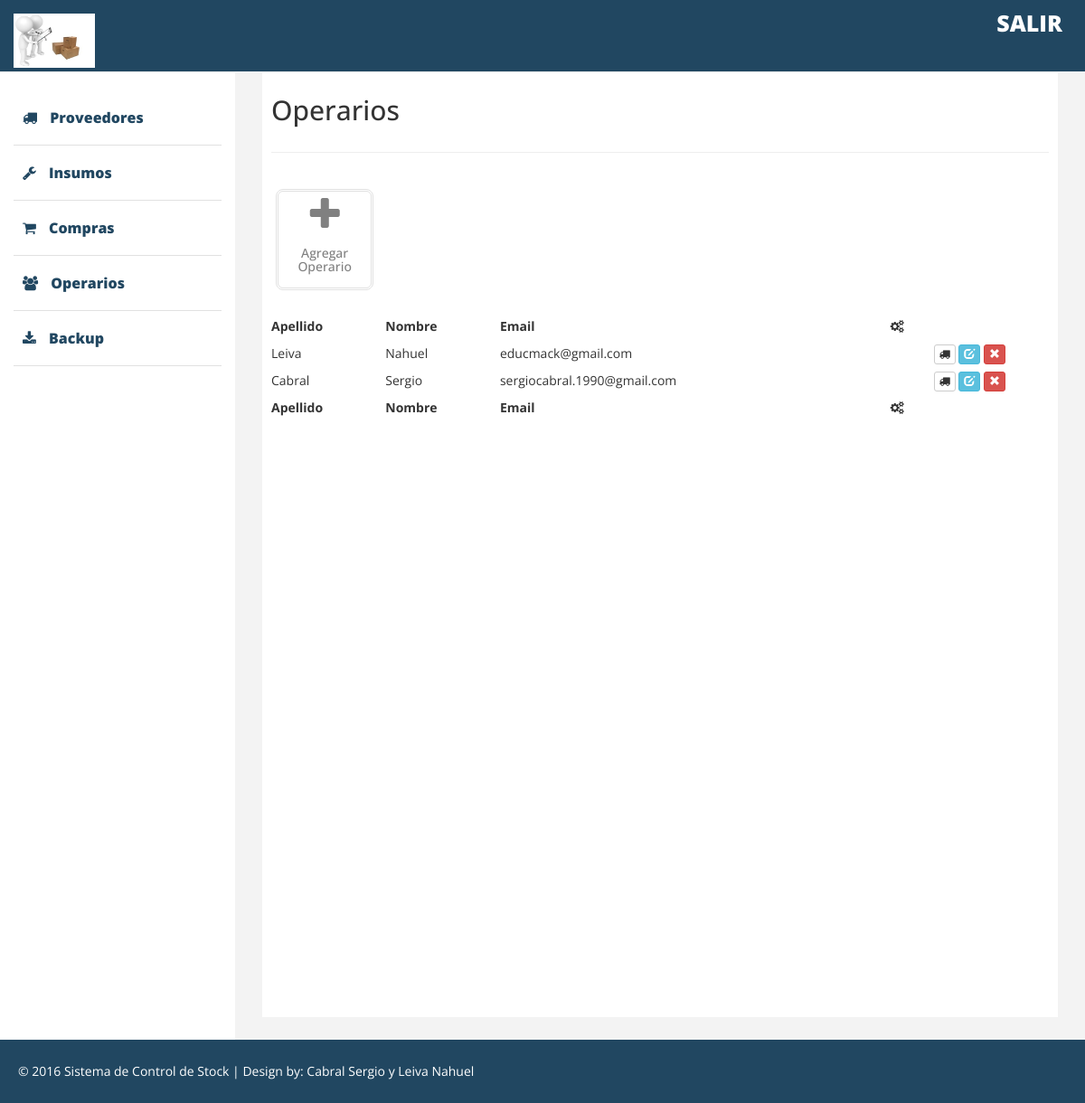
Page /index.php/operarios/Operarios_view on the earlier database version.
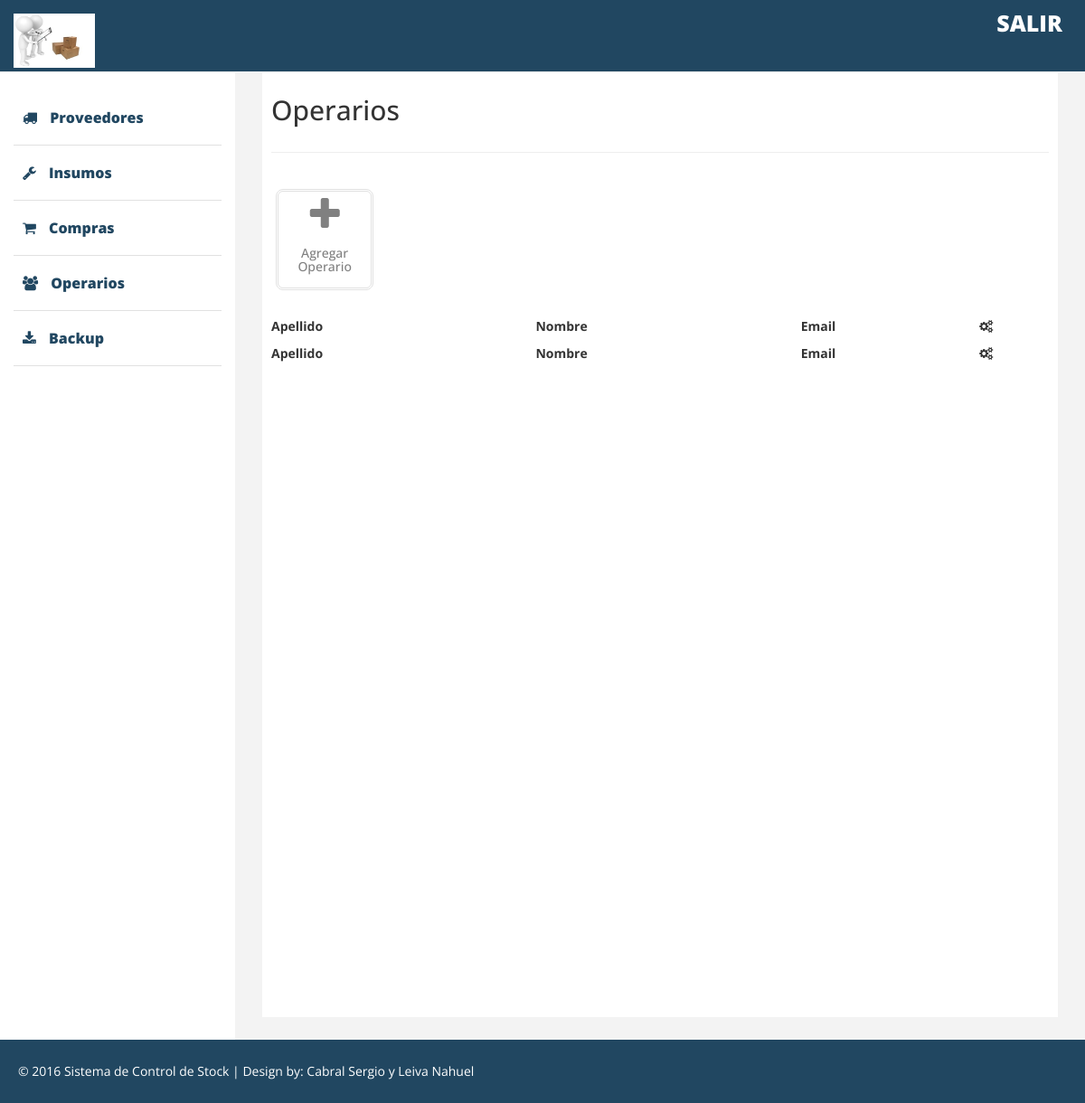
Same page on the later database version.
### tables this page shows
CREATE TABLE IF NOT EXISTS `operarios` (
  `id_operario` bigint(20) unsigned NOT NULL AUTO_INCREMENT,
  `email` varchar(60) NOT NULL,
  `pass` varchar(60) NOT NULL,
  `apellido` varchar(60) NOT NULL,
  `nombre` varchar(60) NOT NULL,
  `foto_operario` varchar(100) DEFAULT NULL,
  PRIMARY KEY (`id_operario`),
  UNIQUE KEY `id_usuario` (`id_operario`)
);

### application/controllers/Operarios.php (called while the page is built, shortened)
<?php
class Operarios extends CI_Controller {
	public function Operarios_view()
	{
		$this->load->model('Operarios_model');
        $data['operarios'] = $this->Operarios_model->obtenerOperarios();
		$this->load->view('operarios_view',$data);
	}
}

### index.php (called while the page is built, shortened)
<?php
require_once BASEPATH.'core/CodeIgniter.php';

### application/models/Operarios_model.php (called while the page is built, shortened)
<?php
class Operarios_model extends CI_Model {
    public function obtenerOperarios() {
        $query = $this->db->query('SELECT * FROM operarios');
        return $query->result();
    }
}

### application/views/operarios_view.php (the view, shortened to what this page needs)
<!DOCTYPE html>
<html xmlns="http://www.w3.org/1999/xhtml">
    <head>
        <link href="<?php echo base_url('assets/css/bootstrap.css'); ?>" rel="stylesheet" />
        <link href="<?php echo base_url('assets/css/font-awesome.min.css'); ?>" rel="stylesheet" type="text/css"/>
        <link href="<?php echo base_url('assets/css/custom.css'); ?>" rel="stylesheet" />
        <link href="<?php echo base_url('assets/css/jquery.dataTables.min.css'); ?>" rel="stylesheet" />
    </head>
    <body>
        <?php include 'navbar.php'; ?>
        <div id="page-wrapper" >
            <div id="page-inner">
                <div class="row">
                    <div class="col-md-12">
                        <h2>Operarios</h2>
                    </div>
                </div>
                <hr />
                <div class="row text-center pad-top" style="margin-bottom: 20px;">
                    <div class="col-lg-2 col-md-2 col-sm-2 col-xs-6">
                        <div class="div-square">
                            <a href="<?php echo base_url('Operarios/agregaroperario_view'); ?>" >
                                <i class="fa fa-plus fa-3x"></i>
                                <h5>Agregar Operario</h5>
                            </a>
                        </div>
                    </div>
                </div>
                <table id="operarios" class="display" cellspacing="0" width="100%">
                    <thead>
                        <tr>
                            <th>Apellido</th>
                            <th>Nombre</th>
                            <th>Email</th>
                            <th><i class="fa fa-cogs" aria-hidden="true"></i></th>
                        </tr>
                    </thead>
                    <tfoot>
                        <tr>
                            <th>Apellido</th>
                            <th>Nombre</th>
                            <th>Email</th>
                            <th><i class="fa fa-cogs" aria-hidden="true"></i></th>
                        </tr>
                    </tfoot>
                    <tbody>
                        <?php foreach ($operarios as $operario) { ?>
                            <tr>
                                <td><?php echo $operario->apellido; ?></td>
                                <td><?php echo $operario->nombre; ?></td>
                                <td><?php echo $operario->email; ?></td>
                                <td class="text-center">
                                    <a title="Ver Operario" class='btn btn-default btn-xs' href="#"><span class="fa fa-icon fa-truck"></span></a>
                                    <a title="Editar Operario" class='btn btn-info btn-xs' href="#"><span class="glyphicon glyphicon-edit"></span></a>
                                    <a title="Eliminar Operario" href="#" class="btn btn-danger btn-xs"><span class="glyphicon glyphicon-remove"></span></a>
                                </td>
                            </tr>
                        <?php } ?>
                    </tbody>
                </table>
            </div>
        </div>
        <?php include 'footer.php'; ?>
    </body>
</html>

Differences in the rows shown:
removed operarios: apellido "Leiva", nombre "Nahuel", email "educmack@gmail.com"
removed operarios: apellido "Cabral", nombre "Sergio", email "sergiocabral.1990@gmail.com"
